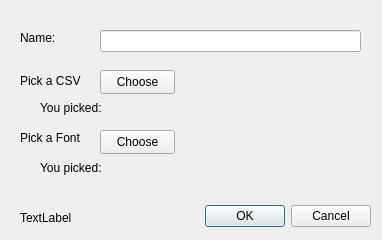
<?xml version="1.0" encoding="UTF-8"?>
<ui version="4.0">
 <class>AddDialog</class>
 <widget class="QDialog" name="AddDialog">
  <property name="geometry">
   <rect>
    <x>0</x>
    <y>0</y>
    <width>382</width>
    <height>240</height>
   </rect>
  </property>
  <property name="sizePolicy">
   <sizepolicy hsizetype="Fixed" vsizetype="Fixed">
    <horstretch>0</horstretch>
    <verstretch>0</verstretch>
   </sizepolicy>
  </property>
  <property name="minimumSize">
   <size>
    <width>382</width>
    <height>240</height>
   </size>
  </property>
  <property name="maximumSize">
   <size>
    <width>382</width>
    <height>240</height>
   </size>
  </property>
  <property name="windowTitle">
   <string>Add a visualization</string>
  </property>
  <widget class="QDialogButtonBox" name="buttonBox">
   <property name="geometry">
    <rect>
     <x>30</x>
     <y>200</y>
     <width>341</width>
     <height>32</height>
    </rect>
   </property>
   <property name="orientation">
    <enum>Qt::Horizontal</enum>
   </property>
   <property name="standardButtons">
    <set>QDialogButtonBox::Cancel|QDialogButtonBox::Ok</set>
   </property>
  </widget>
  <widget class="QLineEdit" name="nameEdit">
   <property name="geometry">
    <rect>
     <x>100</x>
     <y>30</y>
     <width>261</width>
     <height>22</height>
    </rect>
   </property>
  </widget>
  <widget class="QLabel" name="label_2">
   <property name="geometry">
    <rect>
     <x>20</x>
     <y>30</y>
     <width>49</width>
     <height>16</height>
    </rect>
   </property>
   <property name="text">
    <string>Name:</string>
   </property>
  </widget>
  <widget class="QLabel" name="label">
   <property name="geometry">
    <rect>
     <x>20</x>
     <y>70</y>
     <width>61</width>
     <height>21</height>
    </rect>
   </property>
   <property name="text">
    <string>Pick a CSV</string>
   </property>
  </widget>
  <widget class="QPushButton" name="chooseButton">
   <property name="geometry">
    <rect>
     <x>100</x>
     <y>70</y>
     <width>75</width>
     <height>24</height>
    </rect>
   </property>
   <property name="text">
    <string>Choose</string>
   </property>
  </widget>
  <widget class="QLabel" name="fileLabel">
   <property name="geometry">
    <rect>
     <x>40</x>
     <y>100</y>
     <width>321</width>
     <height>16</height>
    </rect>
   </property>
   <property name="text">
    <string>You picked: </string>
   </property>
  </widget>
  <widget class="QLabel" name="errorLabel">
   <property name="geometry">
    <rect>
     <x>20</x>
     <y>210</y>
     <width>181</width>
     <height>16</height>
    </rect>
   </property>
   <property name="text">
    <string>TextLabel</string>
   </property>
  </widget>
  <widget class="QLabel" name="label_3">
   <property name="geometry">
    <rect>
     <x>20</x>
     <y>130</y>
     <width>71</width>
     <height>16</height>
    </rect>
   </property>
   <property name="text">
    <string>Pick a Font</string>
   </property>
  </widget>
  <widget class="QPushButton" name="fontButton">
   <property name="geometry">
    <rect>
     <x>100</x>
     <y>130</y>
     <width>75</width>
     <height>24</height>
    </rect>
   </property>
   <property name="text">
    <string>Choose</string>
   </property>
  </widget>
  <widget class="QLabel" name="fontLabel">
   <property name="geometry">
    <rect>
     <x>40</x>
     <y>160</y>
     <width>321</width>
     <height>16</height>
    </rect>
   </property>
   <property name="text">
    <string>You picked: </string>
   </property>
  </widget>
 </widget>
 <resources/>
 <connections>
  <connection>
   <sender>buttonBox</sender>
   <signal>accepted()</signal>
   <receiver>AddDialog</receiver>
   <slot>accept()</slot>
   <hints>
    <hint type="sourcelabel">
     <x>248</x>
     <y>254</y>
    </hint>
    <hint type="destinationlabel">
     <x>157</x>
     <y>274</y>
    </hint>
   </hints>
  </connection>
  <connection>
   <sender>buttonBox</sender>
   <signal>rejected()</signal>
   <receiver>AddDialog</receiver>
   <slot>reject()</slot>
   <hints>
    <hint type="sourcelabel">
     <x>316</x>
     <y>260</y>
    </hint>
    <hint type="destinationlabel">
     <x>286</x>
     <y>274</y>
    </hint>
   </hints>
  </connection>
 </connections>
</ui>
